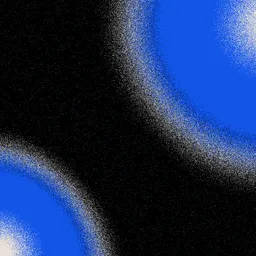
#> input picture panel/assets/login-grano.webp, 256 x 256 px, shrunk from 900 x 900 before the run
$ python generar_login_grano_naranja.py
#> lines starting #> are read from the running program, lines starting #| are printed output that depends on the picture
"""Pinta de naranja las manchas del login (02/10):

    python panel/herramientas/generar_login_grano_naranja.py

    assets/login-grano.webp           el original: manchas azules #1355E8 (no se toca)
    assets/login-grano-naranja.webp   el mismo, con las manchas en el naranja del logo

Solo cambia el color de las manchas. El negro, el grano crema, los 240 cuadros, sus 50 ms y la
vuelta quedan idénticos: el archivo original no tiene script propio, así que en vez de rehacerlo
se recolorea cuadro por cuadro.

El original usa 14 colores en total: negro, el azul, el azul oscurecido (4 tonos = azul x k),
5 cremas del grano y 3 grises apenas azulados. Cada azul x k pasa a naranja x k; los grises
azulados se espejan a grises apenas cálidos (se cambian R y B), para que el grano no meta un
reflejo azul junto al naranja. Lo demás no se toca.
"""
import os

import numpy as np
from PIL import Image

RAIZ = os.path.dirname(os.path.dirname(os.path.abspath(__file__)))
ORIGEN = os.path.join(RAIZ, "assets", "login-grano.webp")
DESTINO = os.path.join(RAIZ, "assets", "login-grano-naranja.webp")

AZUL = (19, 85, 232)        # #1355E8, el azul del logo (D_OSCURO["acento"])
NARANJA = (232, 98, 42)     # #E8622A, el naranja del logo (D_CLARO["acento"])
MS_POR_CUADRO = 50          # el del original (240 x 50 ms = 12 s por vuelta)


def _nuevo_color(color):
    r, g, b = color
    # Un azul del original: el azul del logo multiplicado por k (1, 0.95, 0.8, 0.65, 0.5).
    k = b / AZUL[2]
    if b > 100 and all(abs(c - a * k) <= 2 for c, a in zip(color, AZUL)):
        return tuple(round(n * k) for n in NARANJA)
    # Un gris apenas azulado (B un poco más alto que R y G): se espeja a cálido.
    if b > r and r == g and b - r <= 4:
        return (b, g, r)
    return color


def main():
    im = Image.open(ORIGEN)
#> im is the input picture: PIL image 256x256 RGB; mean R, G, B 26.3, 45.6, 88
    cuadros = []
    cambios = {}
    for n in range(im.n_frames):
        im.seek(n)
        rgb = np.array(im.convert("RGB"))
        planos = rgb.reshape(-1, 3)
        colores, indices = np.unique(planos, axis=0, return_inverse=True)
        nuevos = np.array([_nuevo_color(tuple(int(c) for c in color)) for color in colores],
                          dtype=np.uint8)
        for viejo, nuevo in zip(colores, nuevos):
            if tuple(viejo) != tuple(nuevo):
                cambios[tuple(int(c) for c in viejo)] = tuple(int(c) for c in nuevo)
        cuadros.append(Image.fromarray(nuevos[indices.reshape(-1)].reshape(rgb.shape), "RGB"))

    for viejo, nuevo in sorted(cambios.items()):
        print(f"  {viejo} -> {nuevo}")
#> this loop made 210 passes
#> (viejo, nuevo) on passes 1 to 3: ((0, 0, 1), (1, 0, 0)), ((0, 0, 2), (2, 0, 0)), ((1, 1, 3), (3, 1, 1))
#|   (0, 0, 1) -> (1, 0, 0)
#|   (0, 0, 2) -> (2, 0, 0)
#|   (1, 1, 3) -> (3, 1, 1)
#|   (2, 2, 4) -> (4, 2, 2)
#|   (3, 3, 6) -> (6, 3, 3)
#|   (7, 7, 9) -> (9, 7, 7)
#|   (8, 8, 10) -> (10, 8, 8)
#|   (9, 9, 11) -> (11, 9, 9)
#> (further printed lines are left out)
    cuadros[0].save(DESTINO, save_all=True, append_images=cuadros[1:], duration=MS_POR_CUADRO,
                    loop=0, lossless=True, quality=100, method=4)
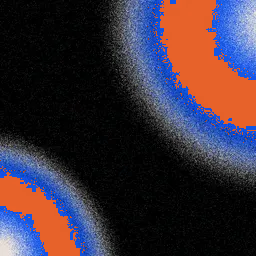
#> saved as login-grano-naranja.webp: PIL image 256x256 RGB; mean R, G, B 59.1, 47.5, 58.9
    print(f"{DESTINO}: {len(cuadros)} cuadros, {os.path.getsize(DESTINO) / 1e6:.1f} MB")


if __name__ == "__main__":
    main()
